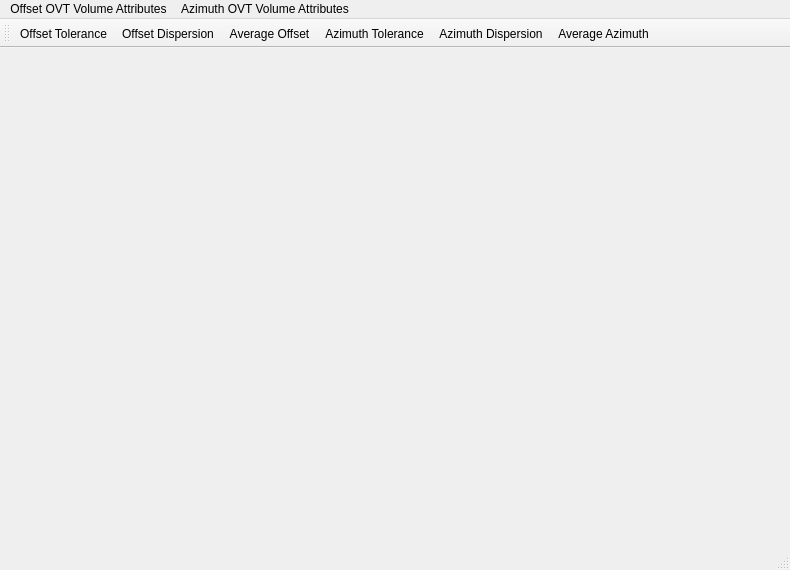
<?xml version="1.0" encoding="UTF-8"?>
<ui version="4.0">
 <class>OVTVolumeAttributeViewClass</class>
 <widget class="QMainWindow" name="OVTVolumeAttributeViewClass">
  <property name="geometry">
   <rect>
    <x>0</x>
    <y>0</y>
    <width>790</width>
    <height>570</height>
   </rect>
  </property>
  <property name="sizePolicy">
   <sizepolicy hsizetype="Fixed" vsizetype="Fixed">
    <horstretch>0</horstretch>
    <verstretch>0</verstretch>
   </sizepolicy>
  </property>
  <property name="windowTitle">
   <string>OVTVolumeAttributeView</string>
  </property>
  <widget class="QWidget" name="centralWidget">
   <layout class="QGridLayout" name="gridLayout">
    <item row="0" column="0">
     <widget class="QCustomPlot" name="mCustomPlot" native="true"/>
    </item>
   </layout>
  </widget>
  <widget class="QMenuBar" name="menuBar">
   <property name="geometry">
    <rect>
     <x>0</x>
     <y>0</y>
     <width>790</width>
     <height>22</height>
    </rect>
   </property>
   <widget class="QMenu" name="menuOVT_Volume_Attributes">
    <property name="title">
     <string>Offset OVT Volume Attributes</string>
    </property>
    <addaction name="actionOffset_Tolerance"/>
    <addaction name="actionOffset_Dispersion"/>
    <addaction name="actionMin_Offset"/>
    <addaction name="actionMax_Offset"/>
    <addaction name="actionAverage_Offset"/>
   </widget>
   <widget class="QMenu" name="menuMy_Plots">
    <property name="title">
     <string>Azimuth OVT Volume Attributes</string>
    </property>
    <addaction name="actionAzimuth_Tolerance"/>
    <addaction name="actionAzimuth_Dispersion"/>
    <addaction name="actionMin_Azimuth"/>
    <addaction name="actionMax_Azimuth"/>
    <addaction name="actionAverage_Azimuth"/>
   </widget>
   <addaction name="menuOVT_Volume_Attributes"/>
   <addaction name="menuMy_Plots"/>
  </widget>
  <widget class="QToolBar" name="mainToolBar">
   <attribute name="toolBarArea">
    <enum>TopToolBarArea</enum>
   </attribute>
   <attribute name="toolBarBreak">
    <bool>false</bool>
   </attribute>
   <addaction name="actionOffset_Tolerance"/>
   <addaction name="actionOffset_Dispersion"/>
   <addaction name="actionAverage_Offset"/>
   <addaction name="actionAzimuth_Tolerance"/>
   <addaction name="actionAzimuth_Dispersion"/>
   <addaction name="actionAverage_Azimuth"/>
  </widget>
  <widget class="QStatusBar" name="statusBar"/>
  <action name="actionOffset_Tolerance">
   <property name="icon">
    <iconset resource="datareconstruction.qrc">
     <normaloff>:/DataReconstruction/Resources/OTOL.png</normaloff>:/DataReconstruction/Resources/OTOL.png</iconset>
   </property>
   <property name="text">
    <string>Offset Tolerance</string>
   </property>
  </action>
  <action name="actionOffset_Dispersion">
   <property name="icon">
    <iconset resource="datareconstruction.qrc">
     <normaloff>:/DataReconstruction/Resources/ODIS.png</normaloff>:/DataReconstruction/Resources/ODIS.png</iconset>
   </property>
   <property name="text">
    <string>Offset Dispersion</string>
   </property>
  </action>
  <action name="actionMin_Offset">
   <property name="icon">
    <iconset resource="datareconstruction.qrc">
     <normaloff>:/DataReconstruction/Resources/OMIN.png</normaloff>:/DataReconstruction/Resources/OMIN.png</iconset>
   </property>
   <property name="text">
    <string>Minimum Offset</string>
   </property>
  </action>
  <action name="actionMax_Offset">
   <property name="icon">
    <iconset resource="datareconstruction.qrc">
     <normaloff>:/DataReconstruction/Resources/OMAX.png</normaloff>:/DataReconstruction/Resources/OMAX.png</iconset>
   </property>
   <property name="text">
    <string>Maximum Offset</string>
   </property>
  </action>
  <action name="actionAverage_Offset">
   <property name="icon">
    <iconset resource="datareconstruction.qrc">
     <normaloff>:/DataReconstruction/Resources/OAVR.png</normaloff>:/DataReconstruction/Resources/OAVR.png</iconset>
   </property>
   <property name="text">
    <string>Average Offset</string>
   </property>
  </action>
  <action name="actionAzimuth_Tolerance">
   <property name="icon">
    <iconset resource="datareconstruction.qrc">
     <normaloff>:/DataReconstruction/Resources/ATOL.png</normaloff>:/DataReconstruction/Resources/ATOL.png</iconset>
   </property>
   <property name="text">
    <string>Azimuth Tolerance</string>
   </property>
  </action>
  <action name="actionTest_Colormap">
   <property name="text">
    <string>Test Colormap</string>
   </property>
  </action>
  <action name="actionOVT_Trace_Count">
   <property name="text">
    <string>OVT Trace_Count</string>
   </property>
  </action>
  <action name="actionAzimuth_Dispersion">
   <property name="icon">
    <iconset resource="datareconstruction.qrc">
     <normaloff>:/DataReconstruction/Resources/ADIS.png</normaloff>:/DataReconstruction/Resources/ADIS.png</iconset>
   </property>
   <property name="text">
    <string>Azimuth Dispersion</string>
   </property>
  </action>
  <action name="actionMin_Azimuth">
   <property name="icon">
    <iconset resource="datareconstruction.qrc">
     <normaloff>:/DataReconstruction/Resources/AMIN.png</normaloff>:/DataReconstruction/Resources/AMIN.png</iconset>
   </property>
   <property name="text">
    <string>Minimum Azimuth</string>
   </property>
  </action>
  <action name="actionMax_Azimuth">
   <property name="icon">
    <iconset resource="datareconstruction.qrc">
     <normaloff>:/DataReconstruction/Resources/AMAX.png</normaloff>:/DataReconstruction/Resources/AMAX.png</iconset>
   </property>
   <property name="text">
    <string>Maximum Azimuth</string>
   </property>
  </action>
  <action name="actionAverage_Azimuth">
   <property name="icon">
    <iconset resource="datareconstruction.qrc">
     <normaloff>:/DataReconstruction/Resources/AAVR.png</normaloff>:/DataReconstruction/Resources/AAVR.png</iconset>
   </property>
   <property name="text">
    <string>Average Azimuth</string>
   </property>
  </action>
 </widget>
 <layoutdefault spacing="6" margin="11"/>
 <customwidgets>
  <customwidget>
   <class>QCustomPlot</class>
   <extends>QWidget</extends>
   <header location="global">qcustomplot.h</header>
   <container>1</container>
  </customwidget>
 </customwidgets>
 <resources>
  <include location="datareconstruction.qrc"/>
 </resources>
 <connections/>
</ui>
